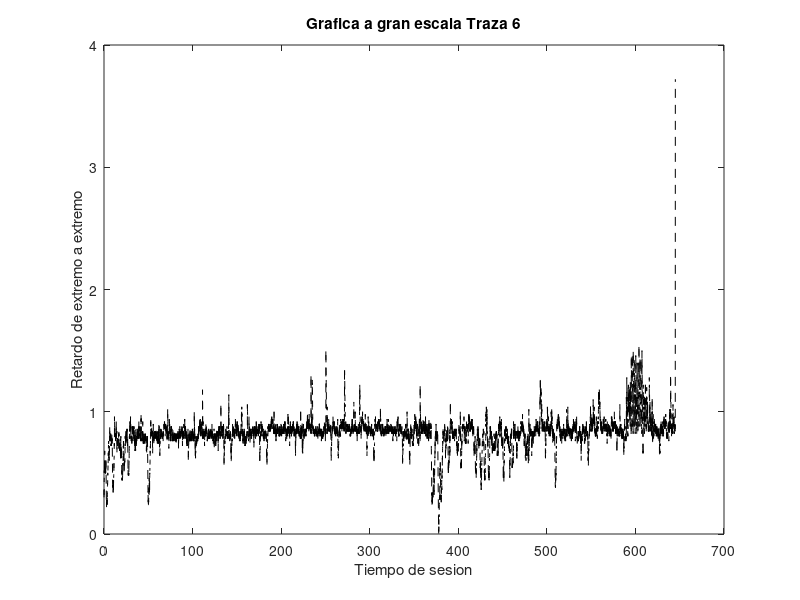

This figure's MATLAB source:
data = load('output6.txt');
x = data(:, 1);
y = data(:, 2);
plot (x,y, '--', 'Color', 'k');
xlabel ('Tiempo de sesion');
ylabel ('Retardo de extremo a extremo');
title ('Grafica a gran escala Traza 6');
print -dpng "../../Reporte/img/traza6_GE.png";